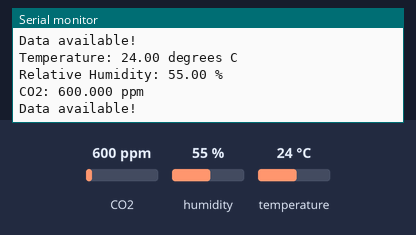
Bench run of a program on a simulated ESP32. On the bench: the last lines printed to the serial monitor. The inputs (shaded band) are chosen by the test bench; at power-on: CO2 600 ppm, humidity 55 %, temperature 24 °C.

Above: at 18.0 s.
18.1 s: CO2 set to 452 ppm
At 20.9 s:
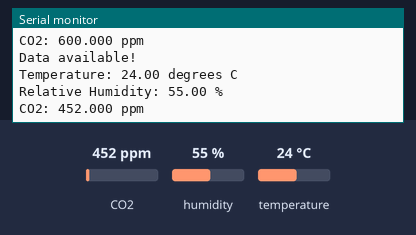
33.1 s: humidity set to 22 %
At 36.5 s:
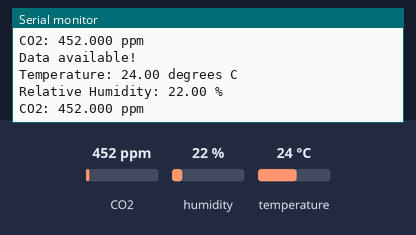
48.1 s: temperature set to 12 °C
At 50.9 s:
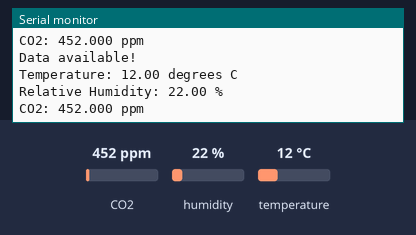

Measured:
- after the input at 18.1 s, the serial monitor: prints a new line after 1.9 s (image 1)
- after the input at 33.1 s, the serial monitor: prints a new line after 2.0 s (image 2)
- after the input at 48.1 s, the serial monitor: prints a new line after 2.0 s (image 3)

The program:

main.cpp
```cpp
#include <Arduino.h>

// Basic demo for readings from Adafruit SCD30
#include <Adafruit_SCD30.h>
#include "TCA9548.h"
#include <stdio.h>
//#include <Wire.h> // Fuer zwei i2c Kanaele
#include <LiquidCrystal.h>
//#include <AsyncTCP.h>
#include <SPI.h>
//#include <ArduinoOTA.h>
#define   CONTRAST_PIN   9
#define   BACKLIGHT_PIN  7
#define   CONTRAST       110

//LiquidCrystal lcd(12, 11, 5, 4, 3, 2, BACKLIGHT_PIN, POSITIVE );


Adafruit_SCD30  scd30;


//TCA9548 MP(0x70);

uint8_t channels = 0;


// login
// WLAN SSID und Password
//const char *host = "esp32";
//const char *ssid = "5GH";
//const char *password = "112330720040719440";


void setup(void) {
  Serial.begin(9600);
  while (!Serial) delay(10);     // will pause Zero, Leonardo, etc until serial console opens

  Serial.println("Adafruit SCD30 test!");

  // Try to initialize! PIN 2 x I2C und 3,3V und GND
  if (!scd30.begin()) {
    Serial.println("Failed to find SCD30 chip");
    while (1) { delay(10); }
  }
  Serial.println("SCD30 Found!");


  // if (!scd30.setMeasurementInterval(10)){
  //   Serial.println("Failed to set measurement interval");
  //   while(1){ delay(10);}
  // }
  Serial.print("Measurement Interval: ");
  Serial.print(scd30.getMeasurementInterval());
  Serial.println(" seconds");

// Switch on the backlight and LCD contrast levels
  //pinMode(CONTRAST_PIN, OUTPUT);
  //analogWrite ( CONTRAST_PIN, CONTRAST );

  //lcd.setBacklightPin ( BACKLIGHT_PIN, POSITIVE );
  //lcd.setBacklight ( HIGH );
  //lcd.backlight();

  //lcd.begin(16,4);               // initialize the lcd


 // lcd.home ();                   // go home
//  lcd.print("Hello, ARDUINO ");
 // lcd.setCursor ( 0, 1 );        // go to the next line
//  lcd.print (" FORUM - fm   ");

}

void loop() {
  if (scd30.dataReady()){
    Serial.println("Data available!");
    Serial.println("");
    delay(5000);

    if (!scd30.read()){ Serial.println("Error reading sensor data"); return; }

    Serial.print("Temperature: ");
    Serial.print(scd30.temperature);
    Serial.println(" degrees C");

    Serial.print("Relative Humidity: ");
    Serial.print(scd30.relative_humidity);
    Serial.println(" %");

    Serial.print("CO2: ");
    Serial.print(scd30.CO2, 3);
    Serial.println(" ppm");
    Serial.println("");
  } else {
    Serial.println("No data");
    delay(5000);

  }

  delay(10000);
}
```

TCA9548.h
```cpp
#pragma once
//
//    FILE: TCA9548.h
//  AUTHOR: Rob Tillaart
// VERSION: 0.3.0
//    DATE: 2021-03-16
// PURPOSE: Arduino Library for TCA9548 I2C multiplexer and compatibles.
//     URL: https://github.com/RobTillaart/TCA9548


#include "Arduino.h"
#include "Wire.h"


#define TCA9548_LIB_VERSION             (F("0.3.0"))


//  ERROR CODES (to be elaborated)
#define TCA9548_OK                      0
#define TCA9548_ERROR_I2C               -10  //  not used yet
#define TCA9548_ERROR_CHANNEL           -20  //  not used yet


class TCA9548
{
public:
  //  deviceAddress = 0x70 .. 0x77
  TCA9548(uint8_t deviceAddress, TwoWire *wire = &Wire);

  bool    begin(uint8_t mask = 0x00);         //  default no channels enabled
  bool    isConnected();                      //  find multiplexer on I2C bus
  bool    isConnected(uint8_t address);       //  find any address on I2C bus
  bool    isConnected(uint8_t address, uint8_t channel);  //  find address on selected channel

  uint8_t find(uint8_t address);  // returns a mask with channels

  //  channel = 0..channelCount()-1
  uint8_t channelCount();
  bool    enableChannel(uint8_t channel);     //  enable this channel non exclusive
  bool    disableChannel(uint8_t channel);
  bool    selectChannel(uint8_t channel);     //  enable only this channel
  bool    isEnabled(uint8_t channel);
  bool    disableAllChannels();


  //  mask = 0x00 .. 0xFF - every bit is a channel.
  //         although not for derived types.
  //  note 1:  these are set simultaneously.
  //  note 2:  these may include interrupt bits (in derived classes)
  bool    setChannelMask(uint8_t mask);
  uint8_t getChannelMask();

  //  reset
  void    setResetPin(uint8_t resetPin);
  void    reset();     //  trigger reset pin

  //  set forced IO (default false)
  void    setForced(bool forced = false);
  bool    getForced();

  int     getError();


protected:
  uint8_t    _address;
  TwoWire *  _wire;
  uint8_t    _mask;             //  caching mask = status of channels
  uint8_t    _resetPin;         //  default not set == -1 (255)
  bool       _forced;
  int        _error;
  uint8_t    _channels;         //  PCA954x support.
};


/////////////////////////////////////////////////////////////
//
//  DERIVED CLASS
//
//  see - https://github.com/RobTillaart/TCA9548/issues/15
//

//  SWITCH, 8 channel + reset
class PCA9548 : public TCA9548
{
public:
  PCA9548(uint8_t deviceAddress, TwoWire *wire = &Wire);
};


//  SWITCH, 4 channel + reset
class PCA9546 : public TCA9548
{
public:
  PCA9546(uint8_t deviceAddress, TwoWire *wire = &Wire);
  uint8_t getChannelMask();
};


//  DEVICES WITH INTERRUPT

//  SWITCH, 4 channel + reset + interrupt
class PCA9545 : public TCA9548
{
public:
  PCA9545(uint8_t deviceAddress, TwoWire *wire = &Wire);
  uint8_t getChannelMask();
  uint8_t getInterruptMask();
};


//  SWITCH, 2 channel + reset + interrupt
class PCA9543 : public TCA9548
{
public:
  PCA9543(uint8_t deviceAddress, TwoWire *wire = &Wire);
  uint8_t getChannelMask();
  uint8_t getInterruptMask();
};


//  -- END OF FILE --
```
